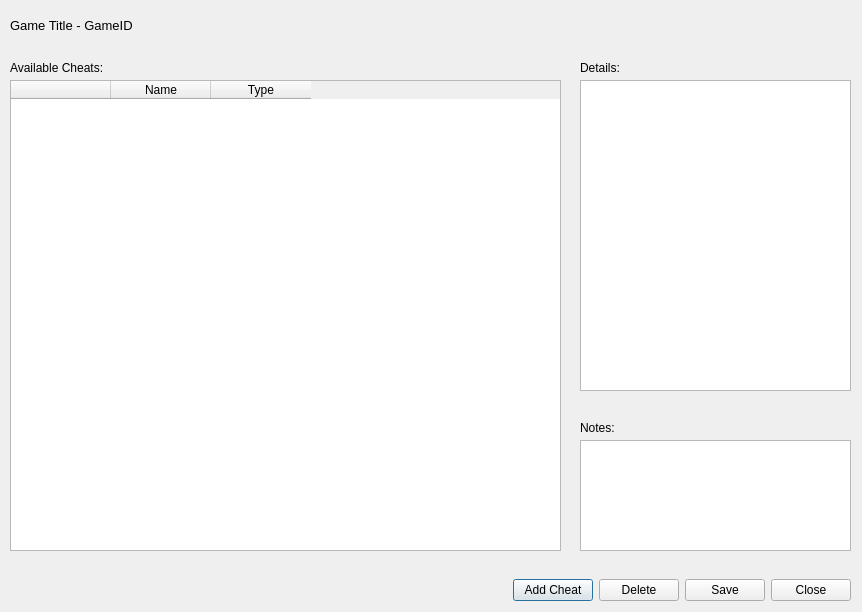
<?xml version="1.0" encoding="utf-8"?>
<ui version="4.0">
  <class>CheatDialog</class>
  <widget class="QDialog" name="CheatDialog">
    <property name="windowModality">
      <enum>Qt::ApplicationModal</enum>
    </property>
    <property name="geometry">
      <rect>
        <x>0</x>
        <y>0</y>
        <width>862</width>
        <height>612</height>
      </rect>
    </property>
    <property name="sizePolicy">
      <sizepolicy hsizetype="Fixed" vsizetype="Fixed">
        <horstretch>0</horstretch>
        <verstretch>0</verstretch>
      </sizepolicy>
    </property>
    <property name="windowTitle">
      <string>Cheats</string>
    </property>
    <widget class="QLabel" name="labelTitle">
      <property name="geometry">
        <rect>
          <x>10</x>
          <y>10</y>
          <width>300</width>
          <height>31</height>
        </rect>
      </property>
      <property name="font">
        <font>
          <pointsize>10</pointsize>
        </font>
      </property>
      <property name="text">
        <string>Game Title - GameID</string>
      </property>
    </widget>
    <widget class="QWidget" name="horizontalLayoutWidget">
      <property name="geometry">
        <rect>
          <x>10</x>
          <y>570</y>
          <width>841</width>
          <height>41</height>
        </rect>
      </property>
      <layout class="QHBoxLayout" name="horizontalLayout">
        <item>
          <spacer name="horizontalSpacer">
            <property name="orientation">
              <enum>Qt::Horizontal</enum>
            </property>
            <property name="sizeHint" stdset="0">
              <size>
                <width>40</width>
                <height>20</height>
              </size>
            </property>
          </spacer>
        </item>
        <item>
          <widget class="QPushButton" name="buttonNewCheat">
            <property name="sizePolicy">
              <sizepolicy hsizetype="Minimum" vsizetype="Fixed">
                <horstretch>0</horstretch>
                <verstretch>0</verstretch>
              </sizepolicy>
            </property>
            <property name="text">
              <string>Add Cheat</string>
            </property>
          </widget>
        </item>
        <item>
          <widget class="QPushButton" name="buttonDelete">
            <property name="text">
              <string>Delete</string>
            </property>
          </widget>
        </item>
        <item>
          <widget class="QPushButton" name="buttonSave">
            <property name="text">
              <string>Save</string>
            </property>
          </widget>
        </item>
        <item>
          <widget class="QPushButton" name="buttonClose">
            <property name="text">
              <string>Close</string>
            </property>
          </widget>
        </item>
      </layout>
    </widget>
    <widget class="QWidget" name="verticalLayoutWidget">
      <property name="geometry">
        <rect>
          <x>10</x>
          <y>80</y>
          <width>551</width>
          <height>471</height>
        </rect>
      </property>
      <layout class="QVBoxLayout" name="verticalLayout">
        <item>
          <widget class="QTableWidget" name="tableCheats">
            <property name="showGrid">
              <bool>false</bool>
            </property>
            <property name="columnCount">
              <number>3</number>
            </property>
            <attribute name="horizontalHeaderVisible">
              <bool>true</bool>
            </attribute>
            <attribute name="verticalHeaderVisible">
              <bool>false</bool>
            </attribute>
            <column>
              <property name="text">
                <string />
              </property>
            </column>
            <column>
              <property name="text">
                <string>Name</string>
              </property>
            </column>
            <column>
              <property name="text">
                <string>Type</string>
              </property>
            </column>
          </widget>
        </item>
      </layout>
    </widget>
    <widget class="QLabel" name="labelAvailableCheats">
      <property name="geometry">
        <rect>
          <x>10</x>
          <y>60</y>
          <width>121</width>
          <height>16</height>
        </rect>
      </property>
      <property name="text">
        <string>Available Cheats:</string>
      </property>
    </widget>
    <widget class="QWidget" name="verticalLayoutWidget_2">
      <property name="geometry">
        <rect>
          <x>580</x>
          <y>440</y>
          <width>271</width>
          <height>111</height>
        </rect>
      </property>
      <layout class="QVBoxLayout" name="verticalLayout_2">
        <item>
          <widget class="QPlainTextEdit" name="textNotes" />
        </item>
      </layout>
    </widget>
    <widget class="QLabel" name="labelNotes">
      <property name="geometry">
        <rect>
          <x>580</x>
          <y>420</y>
          <width>111</width>
          <height>16</height>
        </rect>
      </property>
      <property name="text">
        <string>Notes:</string>
      </property>
    </widget>
    <widget class="QWidget" name="verticalLayoutWidget_3">
      <property name="geometry">
        <rect>
          <x>580</x>
          <y>80</y>
          <width>271</width>
          <height>311</height>
        </rect>
      </property>
      <layout class="QVBoxLayout" name="verticalLayout_3">
        <item>
          <widget class="QPlainTextEdit" name="textDetails" />
        </item>
      </layout>
    </widget>
    <widget class="QLabel" name="labelDetails">
      <property name="geometry">
        <rect>
          <x>580</x>
          <y>60</y>
          <width>55</width>
          <height>16</height>
        </rect>
      </property>
      <property name="text">
        <string>Details:</string>
      </property>
    </widget>
  </widget>
  <resources />
  <connections />
</ui>
